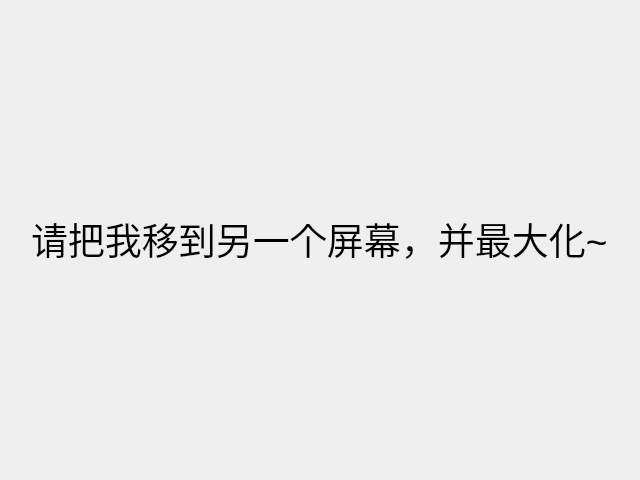
<?xml version="1.0" encoding="UTF-8"?>
<ui version="4.0">
 <class>Form</class>
 <widget class="QWidget" name="Form">
  <property name="geometry">
   <rect>
    <x>0</x>
    <y>0</y>
    <width>640</width>
    <height>480</height>
   </rect>
  </property>
  <property name="windowTitle">
   <string>主观实验第二屏幕</string>
  </property>
  <property name="windowIcon">
   <iconset resource="../images.qrc">
    <normaloff>:/Main_Exp/images/app_icon.png</normaloff>:/Main_Exp/images/app_icon.png</iconset>
  </property>
  <layout class="QHBoxLayout" name="horizontalLayout">
   <item>
    <widget class="QWidget" name="widget" native="true">
     <layout class="QVBoxLayout" name="verticalLayout">
      <item alignment="Qt::AlignHCenter|Qt::AlignVCenter">
       <widget class="QLabel" name="dis_lb">
        <property name="text">
         <string>&lt;html&gt;&lt;head/&gt;&lt;body&gt;&lt;p&gt;&lt;span style=&quot; font-size:28pt;&quot;&gt;请把我移到另一个屏幕，并最大化~&lt;/span&gt;&lt;/p&gt;&lt;/body&gt;&lt;/html&gt;</string>
        </property>
       </widget>
      </item>
     </layout>
    </widget>
   </item>
  </layout>
 </widget>
 <resources>
  <include location="../images.qrc"/>
 </resources>
 <connections/>
</ui>
